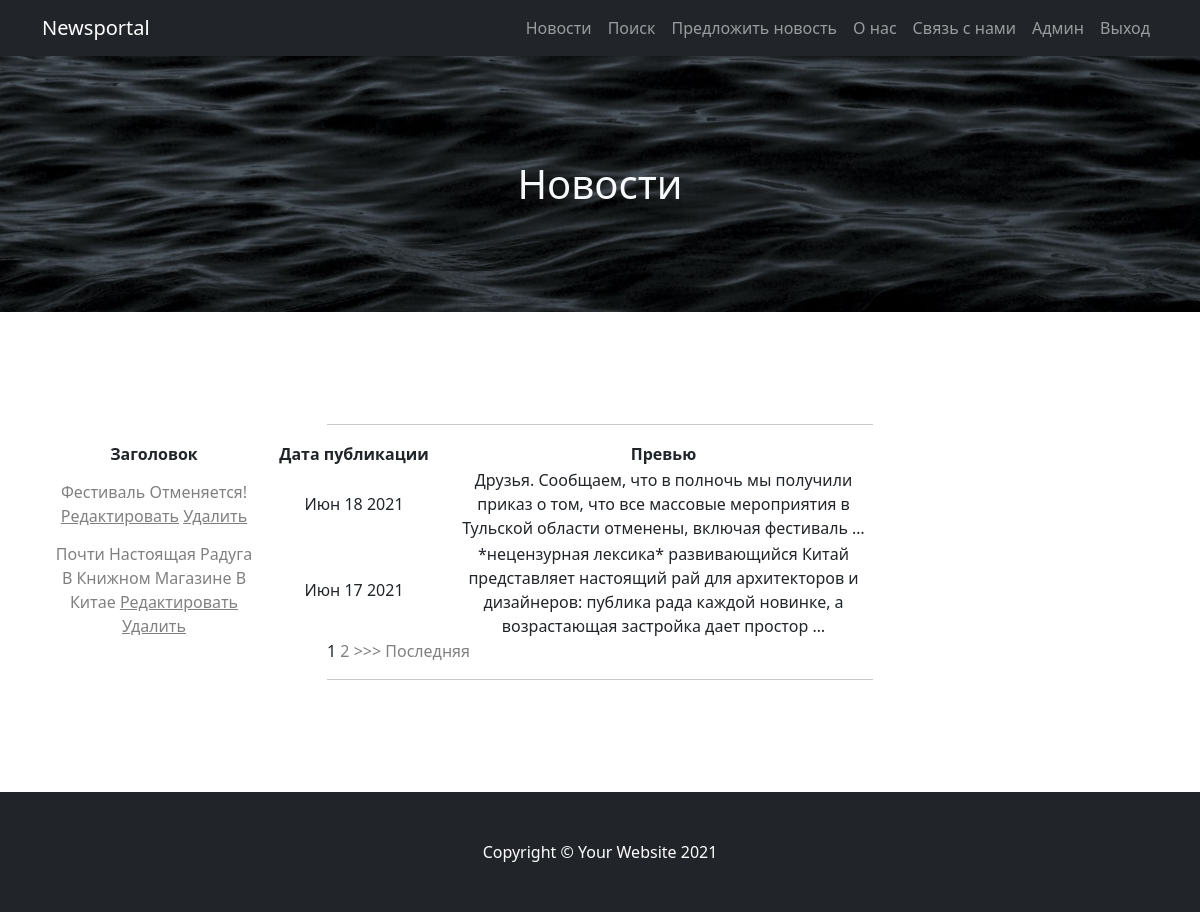
Before: /news/ with the older database file.
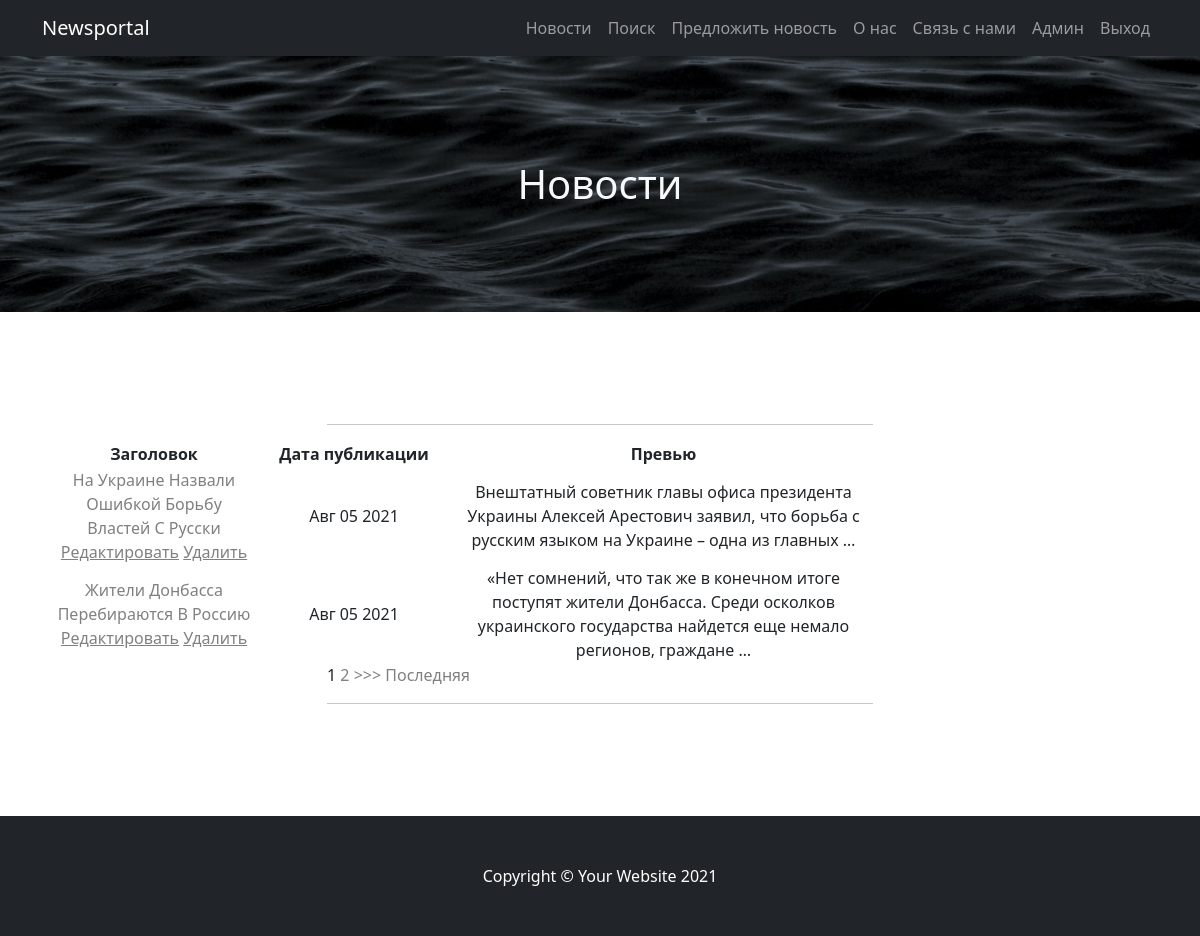
After: the same page with the newer database file.
### news/models.py (models this page shows, shortened)
class Post(models.Model):  # Модель, содержащая объекты всех постов
    news = 'NW'
    article = 'AT'
    CHOICE = [
        (news, 'Новость'),
        (article, 'Статья')
    ]
    author = models.ForeignKey(Author, on_delete=models.PROTECT, verbose_name='Автор')
    kind = models.CharField(max_length=2, choices=CHOICE, default=news, verbose_name='Тип поста')
    created_at = models.DateTimeField(auto_now_add=True, verbose_name='Дата добавления')
    category = models.ManyToManyField(Category, through='PostCategory', verbose_name='Категория')
    title = models.CharField(max_length=50, verbose_name='Название')
    text = models.TextField(verbose_name='Текст')
    rating = models.IntegerField(default=0, verbose_name='Рейтинг')
    class Meta:
        verbose_name = 'Новость'
        verbose_name_plural = 'Новости'

### news/views.py (the view)
# urls.py: path('', PostList.as_view(), name='main'),  # т.к. сам по себе это класс, нам надо представить этот класс в виде view
class PostList(ListView):
    model = Post  # указываем модель, объекты которой мы будем выводить
    template_name = 'posts.html'  # указываем имя шаблона, показывающий как именно выводить страницу (HTML)
    context_object_name = 'posts'  # имя списка с объектами (нужен, чтобы обратиться к нему в HTML)
    queryset = Post.objects.order_by('-created_at')  # то в каком порядке мы выводим элементы (сначала новые)
    paginate_by = 2  # постраничный вывод в х элементов

### news/templatetags/censor.py (called while the page is built)
@register.filter(name='censor')  # регистрируем фильтр как фильтр
def censor(value):
    censor_list = ['Бурно']
    if isinstance(value, str):  # проверяем, что значение - строка
        value = value.split()  # разбиваем на слова
        new_value = []
        for word in value:
            if word in censor_list:  # если слово в цензор-списке, цензурируем
                new_value += '*нецензурная лексика*' + ' '
            else:
                new_value += word + ' '
        new_value = "".join(new_value)
        return str(new_value)  # возвращаем цензурированное значение
    else:
        raise ValueError(f'Нельзя приминить этот фильтр не к строке')  # кидаем ошибку, если применяется не к строке

### templates/posts.html (shortened to what this page needs)
{% extends 'flatpages/default.html' %}
{% load censor %}
{% block header %}
Новости
{% endblock header %}
{% block content %}
<hr>
    {% if posts %}
        <table width="150%" align="right">
            <tr>
                <td width=200>
                    <b> Заголовок </b>
                </td>
                <td width=200>
                    <b> Дата публикации </b>
                </td>
                <td>
                    <b> Превью </b>
                </td>
            </tr>
            {% for post in posts %}
            <tr>
                <td>
                    <a href="{% url 'post_detail' post.id %}">{{ post.title|title }} </a>
                    <a href="{% url 'post_update' post.id %}"><u>Редактировать</u></a>
                    <a href="{% url 'post_delete' post.id %}"><u>Удалить</u></a>
                </td>
                <td>
                    {{ post.created_at|date:'M d Y' }}
                </td>
                <td>
                    {{post.text|censor|truncatewords:20}}
                </td>
            </tr>
            {% endfor %}
        </table>
        {% if is_paginated %}
            {% for num in page_obj.paginator.page_range %}
                {% if page_obj.number == num %}
                    <a>{{ num }}</a>
                {% elif num > page_obj.number|add:'-2' and num < page_obj.number|add:'2' %}
                    <a href="?page={{ num }}">{{ num }}</a>
                {% endif %}
            {% endfor %}
            {% if page_obj.has_next %}
                <a href="?page={{ page_obj.next_page_number }}">>>></a>
                <a href="?page={{ page_obj.paginator.num_pages }}">Последняя</a>
            {% endif %}
        {% endif %}
    {% endif %}
    <hr>
{% endblock content %}

Changed rows visible on the page:
no longer on this page (row unchanged): Post: title "Фестиваль Отменяется!", created_at "Июн 18 2021", text|censor "Друзья. Сообщаем, что в полночь мы получили приказ о том, что все массовые мероприятия в Тульской области отменены, включая фестиваль …"
no longer on this page (row unchanged): Post: title "Почти Настоящая Радуга В Книжном Магазине В Китае", created_at "Июн 17 2021", text|censor "*нецензурная лексика* развивающийся Китай представляет настоящий рай для архитекторов и дизайнеров: публика рада каждой новинке, а возрастающая застройка дает простор …"
added Post: title "На Украине Назвали Ошибкой Борьбу Властей С Русски", created_at "Авг 05 2021", text|censor "Внештатный советник главы офиса президента Украины Алексей Арестович заявил, что борьба с русским языком на Украине – одна из главных …"
added Post: title "Жители Донбасса Перебираются В Россию", created_at "Авг 05 2021", text|censor "«Нет сомнений, что так же в конечном итоге поступят жители Донбасса. Среди осколков украинского государства найдется еще немало регионов, граждане …"
